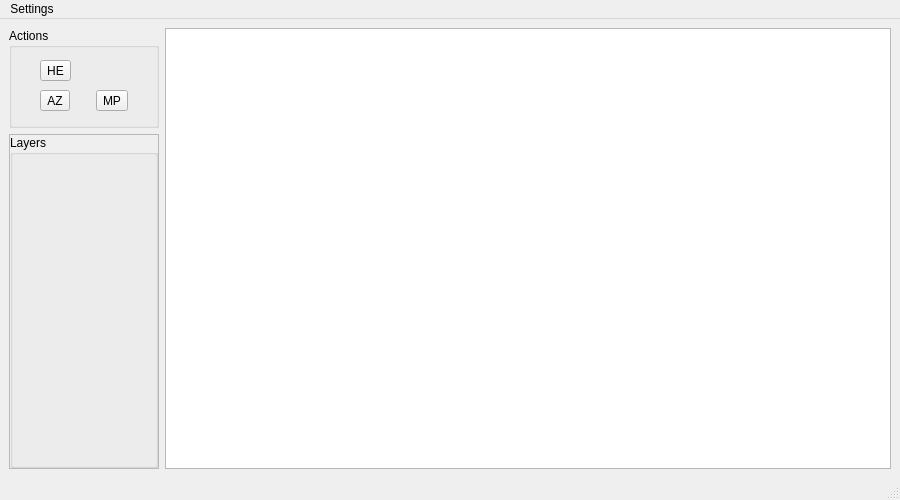
<?xml version="1.0" encoding="UTF-8"?>
<ui version="4.0">
 <class>ViewerWindow</class>
 <widget class="QMainWindow" name="ViewerWindow">
  <property name="geometry">
   <rect>
    <x>0</x>
    <y>0</y>
    <width>900</width>
    <height>500</height>
   </rect>
  </property>
  <property name="windowTitle">
   <string>ViewerWindow</string>
  </property>
  <widget class="QWidget" name="centralwidget">
   <layout class="QHBoxLayout" name="horizontalLayout">
    <item>
     <layout class="QVBoxLayout" name="verticalLayout">
      <item>
       <widget class="QGroupBox" name="groupBox_Tool">
        <property name="minimumSize">
         <size>
          <width>150</width>
          <height>100</height>
         </size>
        </property>
        <property name="title">
         <string>Actions</string>
        </property>
        <layout class="QGridLayout" name="gridLayout">
         <item row="1" column="0">
          <widget class="QToolButton" name="areaZoomFunc">
           <property name="text">
            <string>AZ</string>
           </property>
          </widget>
         </item>
         <item row="0" column="0">
          <widget class="QToolButton" name="homeFunc">
           <property name="text">
            <string>HE</string>
           </property>
          </widget>
         </item>
         <item row="1" column="1">
          <widget class="QToolButton" name="mousePanFunc">
           <property name="text">
            <string>MP</string>
           </property>
          </widget>
         </item>
        </layout>
       </widget>
      </item>
      <item>
       <widget class="QScrollArea" name="scrollArea">
        <property name="sizePolicy">
         <sizepolicy hsizetype="Minimum" vsizetype="Expanding">
          <horstretch>0</horstretch>
          <verstretch>0</verstretch>
         </sizepolicy>
        </property>
        <property name="minimumSize">
         <size>
          <width>150</width>
          <height>0</height>
         </size>
        </property>
        <property name="widgetResizable">
         <bool>true</bool>
        </property>
        <widget class="QGroupBox" name="scrollWidget">
         <property name="geometry">
          <rect>
           <x>0</x>
           <y>0</y>
           <width>148</width>
           <height>328</height>
          </rect>
         </property>
         <property name="title">
          <string>Layers</string>
         </property>
        </widget>
       </widget>
      </item>
     </layout>
    </item>
    <item>
     <widget class="ODBPPGraphicsView" name="viewWidget"/>
    </item>
   </layout>
  </widget>
  <widget class="QMenuBar" name="menubar">
   <property name="geometry">
    <rect>
     <x>0</x>
     <y>0</y>
     <width>900</width>
     <height>22</height>
    </rect>
   </property>
   <widget class="QMenu" name="menu">
    <property name="title">
     <string>Settings</string>
    </property>
    <addaction name="actionSetColor"/>
   </widget>
   <addaction name="menu"/>
  </widget>
  <widget class="QStatusBar" name="statusbar"/>
  <action name="actionSetColor">
   <property name="text">
    <string>Color</string>
   </property>
  </action>
 </widget>
 <customwidgets>
  <customwidget>
   <class>ODBPPGraphicsView</class>
   <extends>QGraphicsView</extends>
   <header>odbppgraphicsview.h</header>
  </customwidget>
 </customwidgets>
 <resources/>
 <connections/>
</ui>
